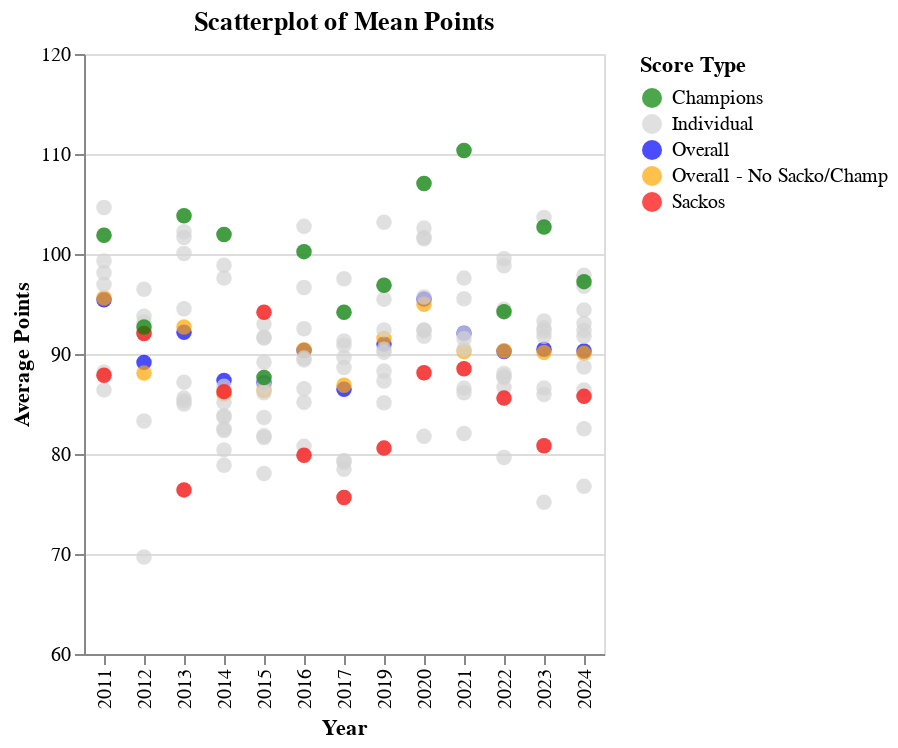

The notebook cell saved with this chart:
### Markdown cell above
## Scatterplot
Multiple metrics plotted here. For now, I don't have access to 2018; it should change soon. The scale is from 60 to 120 to spread out numbers a bit better. I've plotted the average score of:
1. The champion (green)
2. The sacko (red)
3. The league overall (blue)
4. The league without the sacko nor the champ (orange)
5. Every single manager (light grey)

### Code cell
{"tags": ["hide-input"]}

scoring_chart = (
    alt.Chart(
        all_means_df,
        title = 'Scatterplot of Mean Points'
    ).mark_circle(size = 60).encode(
        x = alt.X('year:O').title('Year'),
        y = alt.Y(
            'points_for:Q',
            scale = alt.Scale(domain = [60, 120])
        ).title('Average Points'),
        color = alt.Color(
            'manager:N',
            scale = alt.Scale(
                domain = ['Champions', 'Individual', 'Overall', 'Overall - No Sacko/Champ', 'Sackos'],
                range = ['green', '#D3D3D3', 'blue', 'orange', 'red']
            )
        ).title('Score Type')
        # color = 'manager:N'
    )
)
scoring_chart

### Figure 1 — Vega-Lite specification as saved in the notebook (floating-point values rounded to 4 significant figures; data arrays with more than 128 entries replaced by an {"elided": "..."} marker saying what was removed)
{"config": {"view": {"continuousWidth": 300, "continuousHeight": 300}}, "data": {"name": "data-9e750519d0feeb3ec8cf778802179af4"}, "mark": {"type": "circle", "size": 60}, "encoding": {"color": {"field": "manager", "scale": {"domain": ["Champions", "Individual", "Overall", "Overall - No Sacko/Champ", "Sackos"], "range": ["green", "#D3D3D3", "blue", "orange", "red"]}, "title": "Score Type", "type": "nominal"}, "x": {"field": "year", "title": "Year", "type": "ordinal"}, "y": {"field": "points_for", "scale": {"domain": [60, 120]}, "title": "Average Points", "type": "quantitative"}}, "title": "Scatterplot of Mean Points", "$schema": "https://vega.github.io/schema/vega-lite/v5.14.1.json", "datasets": {"data-9e750519d0feeb3ec8cf778802179af4": {"elided": "184 records"}}}
